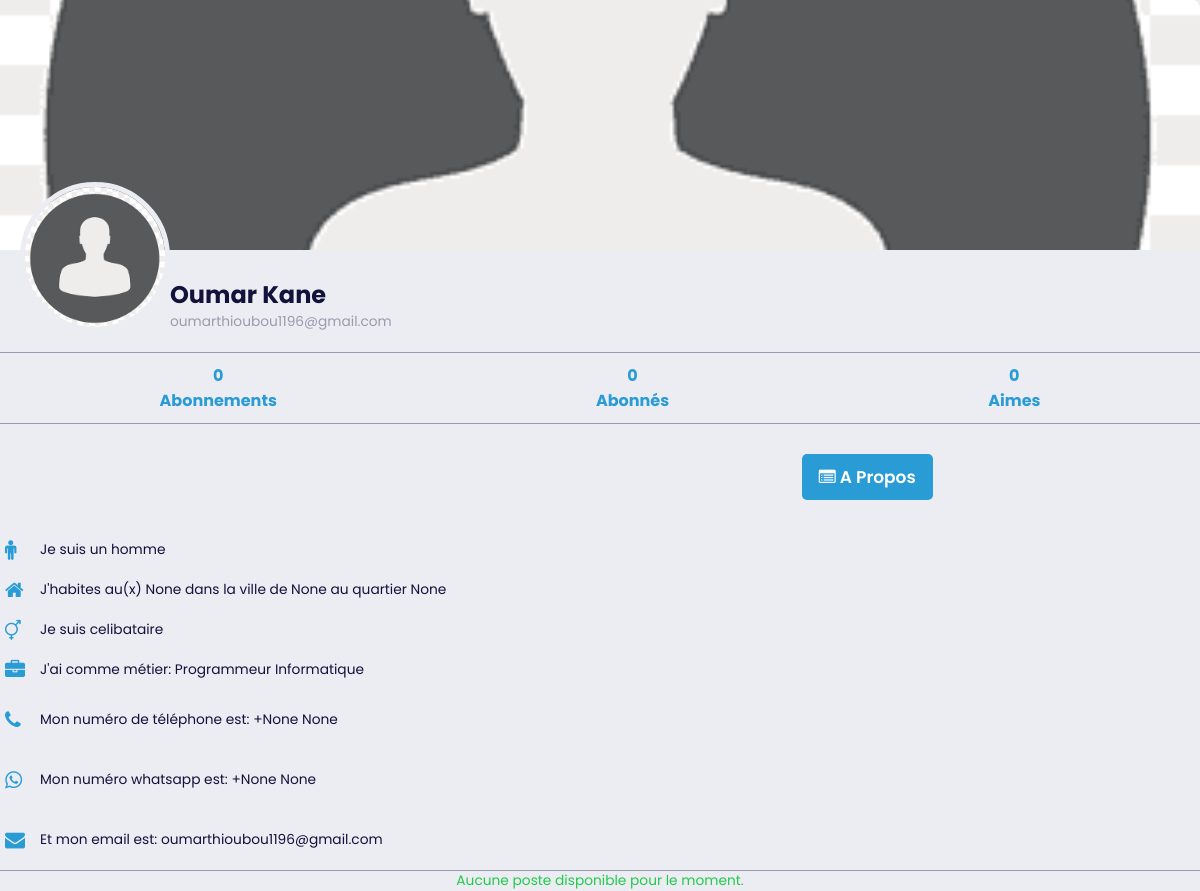
Before: /profiles/2/ with the older database file.
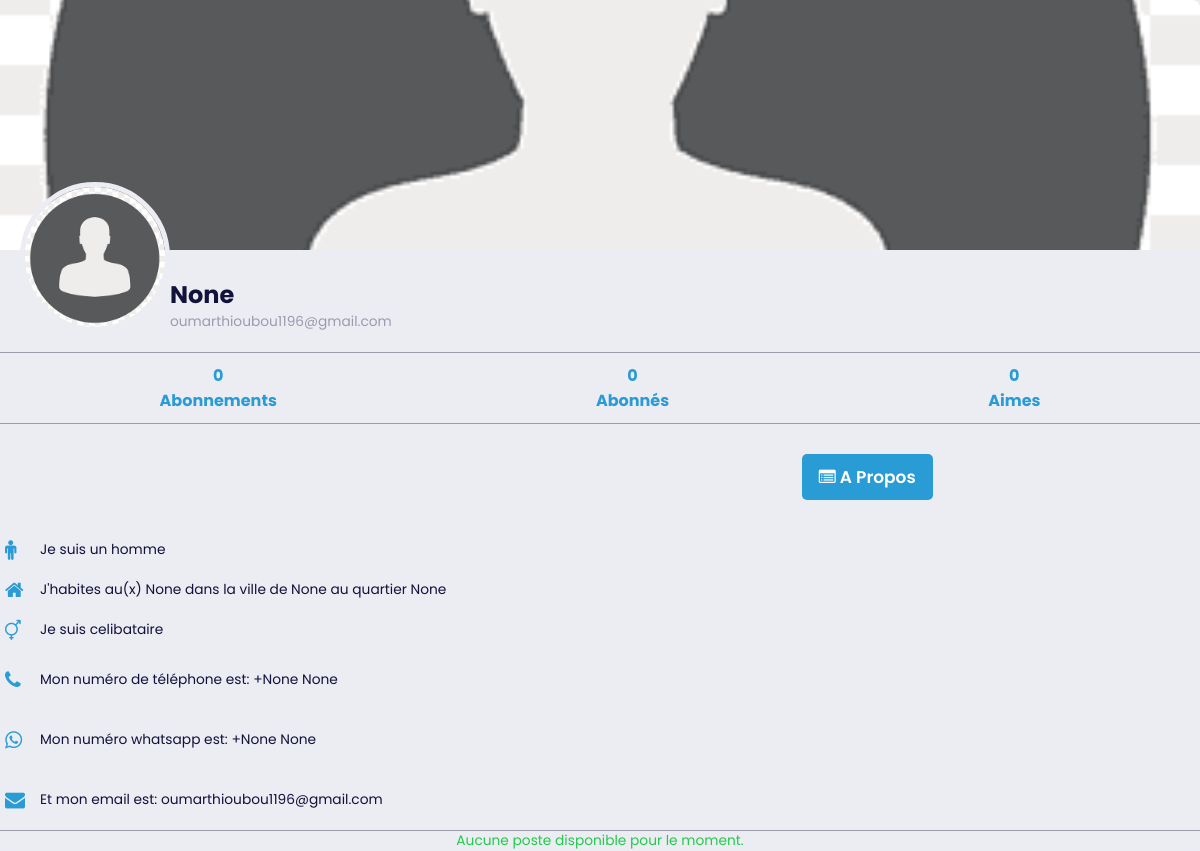
After: the same page with the newer database file.
### galsen/models.py (models this page shows, shortened)
class AbstractUser(BaseAbstractUser):
    groups = models.ManyToManyField(Group, related_name='customuser_set', blank=True)
    user_permissions = models.ManyToManyField(Permission, related_name='customuser_set', blank=True)

class CustomUser(AbstractUser):
    LANGUE = [
        ('français', 'Français'),
        ('anglais', 'Anglais'),
        ('spagnol', 'Espagnol'),
        ('italien', 'Italien'),
        ('arabe', 'Arabe'),
    ]
    ROLES = [
        ('admin', 'Admin'),
        ('personnel', 'Personnel(le)'),
        ('ecole', 'Ecole'),
        ('entreprise', 'Entreprise'),
    ]
    profile_image = models.ImageField(upload_to='profile_images/', null=True, blank=True)
    banner_image = models.ImageField(upload_to='banner_images/', null=True, blank=True)
    GENRE = [
        ('homme', 'Homme'),
        ('femme', 'Femme'),
    ]
    SITUATION_MATRIMONIALE = [
        ('celibataire', 'Célibataire'),
        ('marie', 'Marié(e)'),
        ('fiance', 'Fiancé(e)'),
        ('divorce', 'Divorcé(e)'),
    ]
    marque_dispositif = models.CharField(max_length=255, null=True, blank=True)
    metier = models.CharField(max_length=150, null=True, blank=True)
    etablissement = models.CharField(max_length=255, null=True, blank=True)
    pays = models.CharField(max_length=50, null=True, blank=True)
    ville = models.CharField(max_length=50, null=True, blank=True)
    quartier = models.CharField(max_length=50, null=True, blank=True)
    langue = models.CharField(max_length=255, null=True, blank=True)
    birthday = models.DateField(null=True, blank=True)
    indicatif_pays = models.CharField(max_length=15, null=True, blank=True)
    number_phone = models.CharField(max_length=15, null=True, blank=True)
    number_whatsapp = models.CharField(max_length=15, null=True, blank=True)
    number_telegram = models.CharField(max_length=15, null=True, blank=True)
    instagram_link = models.URLField(null=True, blank=True)
    twitter_link = models.URLField(null=True, blank=True)
    youtube_link = models.URLField(null=True, blank=True)
    website_link = models.URLField(null=True, blank=True)
    langue = models.CharField(max_length=255, choices=LANGUE, default='français')
    rôle = models.CharField(max_length=255, choices=ROLES, default='personnel')
    genre = models.CharField(max_length=255, choices=GENRE, default='homme')
    situation_matrimoniale = models.CharField(max_length=20, choices=SITUATION_MATRIMONIALE, default='celibataire')
    followers = models.ManyToManyField('self', symmetrical=False, related_name='following_users', blank=True)
    def total_likes_received(self):
        total_likes = 0
        for post in self.post_set.all():
            total_likes += post.like_post.count()
        return total_likes

### galsen/views.py (the view)
# urls.py: path('profiles/<int:user_id>/', views.user_detail, name='user_detail'),
def user_detail(request, user_id):
    profile_user = get_object_or_404(CustomUser, pk=user_id)
    posts = Post.objects.filter(user=profile_user)  # Récupère tous les posts de cet utilisateur
    return render(request, 'profils/users_public.html', {'profile_user': profile_user, 'posts': posts})

### galsen/templates/profils/users_public.html (shortened to what the changed rows need)
{% load static %}
<!DOCTYPE html>
<html lang="en">
<head>
    <link rel="stylesheet" href="{% static 'assets/icones/font-awesome/css/font-awesome.css' %}">
    <link rel="stylesheet" href="{% static 'assets/icones/font-awesome/css/font-awesome.min.css' %}">
    <link rel="stylesheet" href="{% static 'assets/ressources/styles/profil.css' %}">
    <link rel="stylesheet" href="{% static 'assets/ressources/styles/contenu.css' %}">
    <link rel="stylesheet" href="{% static 'assets/ressources/styles/theme.css' %}">
    <link rel="stylesheet" href="{% static 'assets/ressources/styles/lightbox.min.css' %}">
</head>
<body>
    <div class="profile-container">
        <div class="profile-section">
          <div class="profile-info">
            <h1>
                {% if profile_user.rôle == "personnel" %}
                    {{ profile_user.first_name }} {{ profile_user.last_name }}
                {% else %}
                    {{ profile_user.etablissement }}
                {% endif %}
            </h1>
            <p>{{ profile_user.email }}</p>
          </div>
        </div>
        <div class="profile-nav">
          <ul>
            <li><a href="#"><span>{{ profile_user.following_users.count }}</span>Abonnements</a></li>
            <li><a href="#"><span>{{ profile_user.followers.count }}</span>Abonnés</a></li>
            <li><a href="#"><span>{{ profile_user.total_likes_received }}</span>Aimes</a></li>
          </ul>
        </div>
        <div class="profile-content">
            <ul class="status">
                <li>
                    {% if profile_user.genre == "homme" %}
                        <i class="fa fa-male primary"></i>
                        <p>Je suis un
                            <span>{{ profile_user.genre }}</span>
                        </p>
                    {% elif profile_user.genre == "femme" %}
                        <i class="fa fa-female primary"></i>
                        <p>Je suis une
                            <span>{{ profile_user.genre }}</span>
                        </p>
                    {% else %}
                        <p>Genre non spécifié</p>
                    {% endif %}
                </li>
                <li>
                    <p>J'habites au(x)
                        <span>{{ profile_user.pays }}</span> dans la ville de
                        <span>{{ profile_user.ville }}</span> au quartier
                        <span>{{ profile_user.quartier }}</span>
                     </p>
                </li>
                <li>
                    <p>Je suis
                        <span>{{ profile_user.situation_matrimoniale }}</span>
                     </p>
                </li>
                {% if profile_user.rôle == "personnel" %}
                        <li>
                            <i class="fa fa-briefcase primary"></i>
                            <p>J'ai comme métier:
                                <span>{{ profile_user.metier }}</span>
                            </p>
                        </li>
                {% endif %}
                <li>
                    <a href="tel:+{{ profile_user.indicatif_pays }}{{ profile_user.number_phone }}">
                        <p>Mon numéro de téléphone est:
                            <span>+{{ profile_user.indicatif_pays }} {{ profile_user.number_phone }}</span>
                        </p>
                    </a>
                </li>
                <li>
                    <a href="https://wa.me/+{{ profile_user.indicatif_pays }}{{ profile_user.number_phone }}">
                        <p>Mon numéro whatsapp est:
                            <span>+{{ profile_user.indicatif_pays }} {{ profile_user.number_phone }}</span>
                        </p>
                    </a>
                </li>
                <li>
                    <a href="mailto:{{ profile_user.email }}">
                        <p>Et mon email est:
                            <span>{{ profile_user.email }}</span>
                        </p>
                    </a>
                </li>
            </ul>
        </div>
      </div>
</body>
</html>

Changed rows visible on the page:
changed CustomUser "None": etablissement (not shown) → "None"; rôle "personnel" → "entreprise" (drawn); metier "Programmeur Informatique" → (not shown)
changed AbstractUser "oumarthioubou1196@gmail.com": first_name "Oumar" → (not shown); last_name "Kane" → (not shown)
Other visible differences:
text no longer shown: "J'ai comme métier:"
